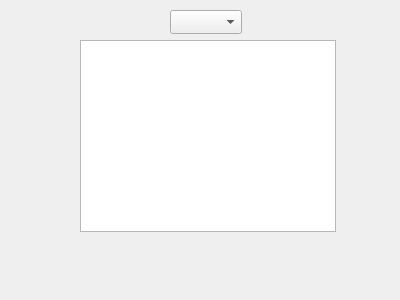
<?xml version="1.0" encoding="UTF-8"?>
<ui version="4.0">
 <class>SummaryDialog</class>
 <widget class="QDialog" name="SummaryDialog">
  <property name="geometry">
   <rect>
    <x>0</x>
    <y>0</y>
    <width>400</width>
    <height>300</height>
   </rect>
  </property>
  <property name="windowTitle">
   <string>Dialog</string>
  </property>
  <widget class="QListWidget" name="summaryListWidget">
   <property name="geometry">
    <rect>
     <x>80</x>
     <y>40</y>
     <width>256</width>
     <height>192</height>
    </rect>
   </property>
  </widget>
  <widget class="QComboBox" name="categoryComboBox">
   <property name="geometry">
    <rect>
     <x>170</x>
     <y>10</y>
     <width>72</width>
     <height>24</height>
    </rect>
   </property>
  </widget>
 </widget>
 <resources/>
 <connections/>
</ui>
